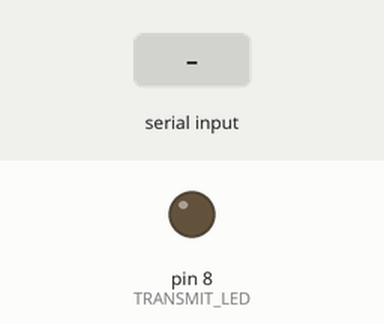
This sketch was run on a simulated Arduino Uno, built with avr-gcc and run on an emulated ATmega328P. On the bench: output pins drawn as LEDs (lit = HIGH). The test bench sets the inputs (shaded band). What the sketch prints to the serial monitor is not drawn.

Above: at 1.2 s.
1.3 s: "1\n" received over Serial
Timing chart, 0 to 4.3 s (numbered marks = the images above; inputs shaded):
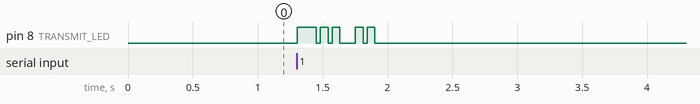

The sketch:

Transmitter.ino
```cpp
#define TRANSMIT_LED 8   // Define LED pin

#define START_END_DELAY 150    // 2000ms LED ON at start & end
#define ELEMENT_DELAY  30  // 1000ms OFF between bits
#define BIT_ON_TIME 60        // 1000ms ON/OFF time for each bit

const char* encodingTable[52] = {
    "000001", "000010", "000011", "000100", "000101", "000110", "000111", "001000", "001001", "001010", // A-J
    "001011", "001100", "001101", "001110", "001111", "010000", "010001", "010010", "010011", "010100", // K-T
    "010101", "010110", "010111", "011000", "011001", "011010", // U-Z 26
    "011011", "011100", "011101", "011110", "011111", "100000", "100001", "100010", "100011", "100100", // a-j 27
    "100101", "100110", "100111", "101000", "101001", "101010", "101011", "101100", "101101", "101110", // k-t
    "101111", "110000", "110001", "110010", "110011", "110100"  // u-z 52
};

// Special character encoding (6-bit)
const char* specialCharTable[11] = {
    "110101", "110110", "110111", "111000", "111001", "111010", "111011", "111100", "111101", "111110", "111111" // 53 - 63
};
const char specialChars[11] = {' ', '#', '.', '?', '!', ':', '@', '_', '\'', '-', ';'};

void setup() {
    pinMode(TRANSMIT_LED, OUTPUT);
    Serial.begin(9600);
    Serial.println("Enter a message:");
}

void loop() {
    if (Serial.available() > 0) {
        String message = Serial.readStringUntil('\n'); // Read user input
        message.trim(); // Remove newline characters

        if (message.length() == 0) {
            Serial.println("Invalid input! Enter a valid message.");
            return;
        }

        // Append '#' as a terminator
        message += "#";

        Serial.println("Starting Transmission...");

        // Turn LED ON for 2000ms at the start
        digitalWrite(TRANSMIT_LED, HIGH);
        delay(START_END_DELAY);

        // Turn LED OFF for 1000ms before transmission starts
        digitalWrite(TRANSMIT_LED, LOW);
        delay(ELEMENT_DELAY);

        // Send Binary Data for each character
        for (char c : message) {
            Serial.print("Sending: ");
            Serial.println(c);

            String binaryCode = "";

            if (c >= 'A' && c <= 'Z') {
                binaryCode = encodingTable[c - 'A'];
            } else if (c >= 'a' && c <= 'z') {
                binaryCode = encodingTable[26 + (c - 'a')];
            } else {
                for (int i = 0; i < 11; i++) {
                    if (specialChars[i] == c) {
                        binaryCode = specialCharTable[52 + i - 52];
                        break;
                    }
                }
            }

            if (binaryCode == "") {
                Serial.println("Invalid character detected! Skipping.");
                continue;
            }

            for (char bit : binaryCode) {
                bool bitState = (bit == '1');

                digitalWrite(TRANSMIT_LED, bitState); // LED ON for '1', OFF for '0'
                delay(BIT_ON_TIME);

                digitalWrite(TRANSMIT_LED, LOW); // Ensure OFF state between bits
                delay(ELEMENT_DELAY);
            }
        }

        Serial.println("Transmission Completed.");
        Serial.println("Enter next message:");
    }
}
```
